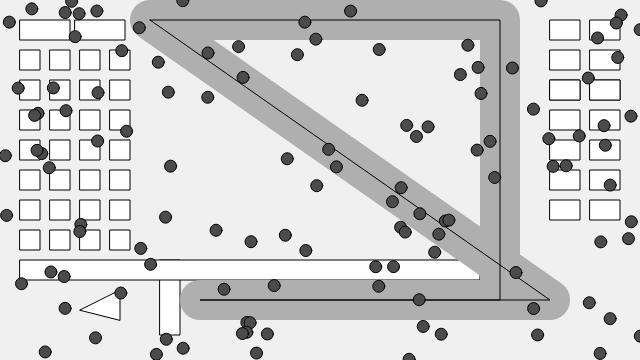
Frame 1 (no input)
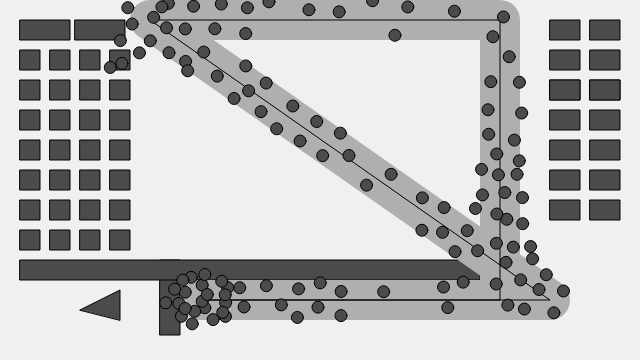
Frame 60 (no input)
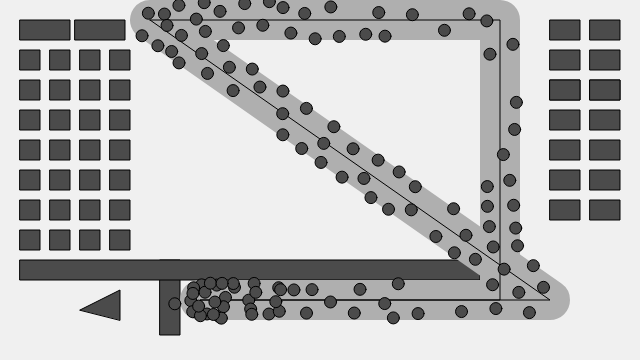
Frame 120 (the mouse pressed at the canvas centre since frame 60)

The p5.js sketch that drew these frames (run headless with seeded random() and noise() and a simulated clock; from frame 60 on, the mouse is pressed at the canvas centre):

// p5.js sketch
// ── sketch.js
let debug = false;

// Objek jalur (rangkaian titik-titik yang terhubung)
let path;

// Dua kendaraan
let vehicles = [];

function setup() {
  createCanvas(640, 360);
  // Panggil fungsi untuk menghasilkan objek Path baru
  newPath();

  // Kami sekarang membuat kendaraan acak dan menyimpannya di ArrayList
  for (let i = 0; i < 120; i++) {
    newVehicle(random(width), random(height));
  }
  createP(
    "Hit 'd' to toggle debugging lines.<br/>Click the mouse to generate new vehicles."
  );
}

function draw() {
  background(240);
  
  // pager betis
  rect (160, 260, 20, 75)
  
  // pagar jalan
  rect (20, 260, 460, 20)
  
  // Gedung DPA
  triangle (120, 320, 120, 290, 80, 310)
  
  // Bangunan Kota
  rect (20, 20, 50, 20)
  rect (75, 20, 50, 20)
  rect (50, 50, 20, 20)
  rect (80, 80, 20, 20)
  rect (110, 80, 20, 20)
  rect (20, 50, 20, 20)
  rect (80, 50, 20, 20)
  rect (110, 50, 20, 20)
  rect (20, 80, 20, 20)
  rect (50, 80, 20, 20)
  rect (50, 110, 20, 20)
  rect (20, 110, 20, 20)
  rect (80, 110, 20, 20)
  rect (110, 110, 20, 20)
  rect (20, 140, 20, 20)
  rect (50, 140, 20, 20)
  rect (80, 140, 20, 20)
  rect (110, 140, 20, 20)
  rect (20, 170, 20, 20)
  rect (50, 170, 20, 20)
  rect (80, 170, 20, 20)
  rect (110, 170, 20, 20)
  rect (20, 200, 20, 20)
  rect (50, 200, 20, 20)
  rect (80, 200, 20, 20)
  rect (110, 200, 20, 20)
  rect (20, 230, 20, 20)
  rect (50, 230, 20, 20)
  rect (80, 230, 20, 20)
  rect (110, 230, 20, 20)
  
  rect (550, 80, 30, 20)
  rect (550, 110, 30, 20)
  rect (550, 140, 30, 20)
  rect (550, 170, 30, 20)
  rect (550, 200, 30, 20)
  rect (550, 80, 30, 20)
  rect (550, 50, 30, 20)
  rect (550, 20, 30, 20)
  
  rect (590, 80, 30, 20)
  rect (590, 110, 30, 20)
  rect (590, 140, 30, 20)
  rect (590, 170, 30, 20)
  rect (590, 200, 30, 20)
  rect (590, 80, 30, 20)
  rect (590, 50, 30, 20)
  rect (590, 20, 30, 20)
  
  
  // Menampilkan jalan
  path.display();

  for (let v of vehicles) {
    // Mengikuti dan memisahkan jalur dikerjakan dalam fungsi ini
    v.applyBehaviors(vehicles, path);
    // Panggil metode run generik (pembaruan, batas, tampilan, dll.)
    v.run();
  }
}

function newPath() {
  // Jalur adalah rangkaian titik-titik yang terhubung
  // Jalur yang lebih canggih mungkin berupa kurva
 // Jalur adalah rangkaian titik-titik yang terhubung
  // Jalur yang lebih canggih mungkin berupa kurva
  path = new Path();
  let offset = 30;
  path.addPoint(150, 20);
  path.addPoint(500 , 20);
  path.addPoint(500 , 300);
  path.addPoint(200 , 300);
  path.addPoint(550,  300);
}

function newVehicle(x, y) {
  let maxspeed = random(2, 4);
  let maxforce = 0.3;
  vehicles.push(new Vehicle(x, y, maxspeed, maxforce));
}

function keyPressed() {
  if (key == "d") {
    debug = !debug;
  }
}

function mousePressed() {
  newVehicle(mouseX, mouseY);
}

// ── path.js
class Path {
  constructor() {
    // Radius sewenang-wenang 20
    // Sebuah jalan memiliki jari-jari, yaitu seberapa jauh boleh bagi boid untuk mengembara
    this.radius = 20;
    // Path adalah daftar titik-titik (objek PVector)
    this.points = [];
  }

  // Tambahkan titik ke jalur
  addPoint(x, y) {
    let point = createVector(x, y);
    this.points.push(point);
  }

  // Gambarkan jalan
  display() {
    strokeJoin(ROUND);

    // Gambar garis tebal untuk radius
    stroke(175);
    strokeWeight(this.radius * 2);
    noFill();
    beginShape();
    for (let v of this.points) {
      vertex(v.x, v.y);
    }
    endShape(CLOSE);
    // Gambar garis tipis untuk pusat jalan
    stroke(0);
    strokeWeight(1);
    noFill();
    beginShape();
    for (let v of this.points) {
      vertex(v.x, v.y);
    }
    endShape(CLOSE);
  }
}

// ── vehicle.js
// Path Following
// Vehicle class

class Vehicle {
  // Konstruktor menginisialisasi semua nilai
  constructor(x, y, ms, mf) {
    this.position = createVector(x, y);
    this.r = 12;
    this.maxspeed = ms;
    this.maxforce = mf;
    this.acceleration = createVector(0, 0);
    this.velocity = createVector(this.maxspeed, 0);
  }

  // Sebuah fungsi untuk menangani jalur mengikuti dan pemisahan
  applyBehaviors(vehicles, path) {
    // Ikuti kekuatan jalan
    let f = this.follow(path);
    // Terpisah dari kekuatan boids lainnya
    let s = this.separate(vehicles);
    // Pembobotan sewenang-wenang
    f.mult(3);
    s.mult(1);
    // Akumulasi dalam akselerasi
    this.applyForce(f);
    this.applyForce(s);
  }

  applyForce(force) {
    this.acceleration.add(force);
  }

  // Fungsi "lari" utama
  run() {
    this.update();
    this.render();
  }

  // Fungsi ini mengimplementasikan algoritma mengikuti jalur Craig Reynolds
  follow(path) {
    let predict = this.velocity.copy();
    predict.normalize();
    predict.mult(25);
    let predictpos = p5.Vector.add(this.position, predict);

  //kita harus menemukan jalur normal ke jalur dari posisi yang diprediksi 
    let normal = null;
    let target = null;
    let worldRecord = 1000000; // Start with a very high worldRecord distance that can easily be beaten

    // Loop melalui semua titik jalan
    for (let i = 0; i < path.points.length; i++) {
      // Lihatlah segmen garis
      let a = path.points[i];
      let b = path.points[(i + 1) % path.points.length]; // Jalur harus sampul
      let normalPoint = getNormalPoint(predictpos, a, b);
      let dir = p5.Vector.sub(b, a);
      // Jika tidak berada di dalam ruas garis, anggaplah normal sebagai ujung ruas garis saja (titik b)
      //if (da + db > line.mag()+1) {
      if (
        normalPoint.x < min(a.x, b.x) ||
        normalPoint.x > max(a.x, b.x) ||
        normalPoint.y < min(a.y, b.y) ||
        normalPoint.y > max(a.y, b.y)
      ) {
        normalPoint = b.copy();
        a = path.points[(i + 1) % path.points.length];
        b = path.points[(i + 2) % path.points.length]; //Jalan melingkari
        dir = p5.Vector.sub(b, a);
      }

      let d = p5.Vector.dist(predictpos, normalPoint);
      if (d < worldRecord) {
        worldRecord = d;
        normal = normalPoint;

        dir.normalize();
        dir.mult(25);
        target = normal.copy();
        target.add(dir);
      }
    }

    // Gambarkan hal-hal debug
    if (debug) {
      // Gambar prediksi posisi masa depan
      stroke(0);
      fill(0);
      line(this.position.x, this.position.y, predictpos.x, predictpos.y);
      ellipse(predictpos.x, predictpos.y, 4, 4);

      // Gambar posisi normal
      stroke(0);
      fill(0);
      ellipse(normal.x, normal.y, 4, 4);
      // Gambar target sebenarnya (merah jika mengarahkan ke arahnya)
      line(predictpos.x, predictpos.y, target.x, target.y);
      if (worldRecord > path.radius) fill(255, 0, 0);
      noStroke();
      ellipse(target.x, target.y, 8, 8);
    }


    if (worldRecord > path.radius) {
      return this.seek(target);
    } else {
      return createVector(0, 0);
    }
  }

  // pemisah
  // Metode memeriksa boids terdekat dan menjauh
  separate(boids) {
    let desiredseparation = this.r * 2;
    let steer = createVector(0, 0, 0);
    let count = 0;
    // Untuk setiap boid dalam sistem, periksa apakah terlalu dekat
    for (let i = 0; i < boids.length; i++) {
      let other = boids[i];
      let d = p5.Vector.dist(this.position, other.position);
      if (d > 0 && d < desiredseparation) {
        let diff = p5.Vector.sub(this.position, other.position);
        diff.normalize();
        diff.div(d); // Weight by distance
        steer.add(diff);
        count++; // Keep track of how many
      }
    }
    // Average -- divide by how many
    if (count > 0) {
      steer.div(count);
    }

    // As long as the vector is greater than 0
    if (steer.mag() > 0) {
      // Implement Reynolds: Steering = Desired - Velocity
      steer.normalize();
      steer.mult(this.maxspeed);
      steer.sub(this.velocity);
      steer.limit(this.maxforce);
    }
    return steer;
  }

  // Method to update position
  update() {
    // Perbarui Kecepatan
    this.velocity.add(this.acceleration);
    // Batasi kecepatan
    this.velocity.limit(this.maxspeed);
    this.position.add(this.velocity);
    // Setel ulang akselerasi ke 0 setiap siklus
    this.acceleration.mult(0);
  }

  // KEMUDI = KECEPATAN MINUS YANG DIINGINKAN
  seek(target) {
    let desired = p5.Vector.sub(target, this.position); // Sebuah vektor menunjuk dari posisi ke target
    
    // Normalisasikan yang diinginkan dan skala ke kecepatan maksimum
    desired.normalize();
    desired.mult(this.maxspeed);
    let steer = p5.Vector.sub(desired, this.velocity);
    steer.limit(this.maxforce); // Limit to maximum steering force

    return steer;
  }

  render() {
    fill(75);
    stroke(0);
    push();
    translate(this.position.x, this.position.y);
    ellipse(0, 0, this.r, this.r);
    pop();
  }
}

function getNormalPoint(p, a, b) {
  // Vektor dari a ke p
  let ap = p5.Vector.sub(p, a);
  // Vektor dari a ke b
  let ab = p5.Vector.sub(b, a);
  ab.normalize(); 
  ab.mult(ap.dot(ab));
  let normalPoint = p5.Vector.add(a, ab);
  return normalPoint;
}
